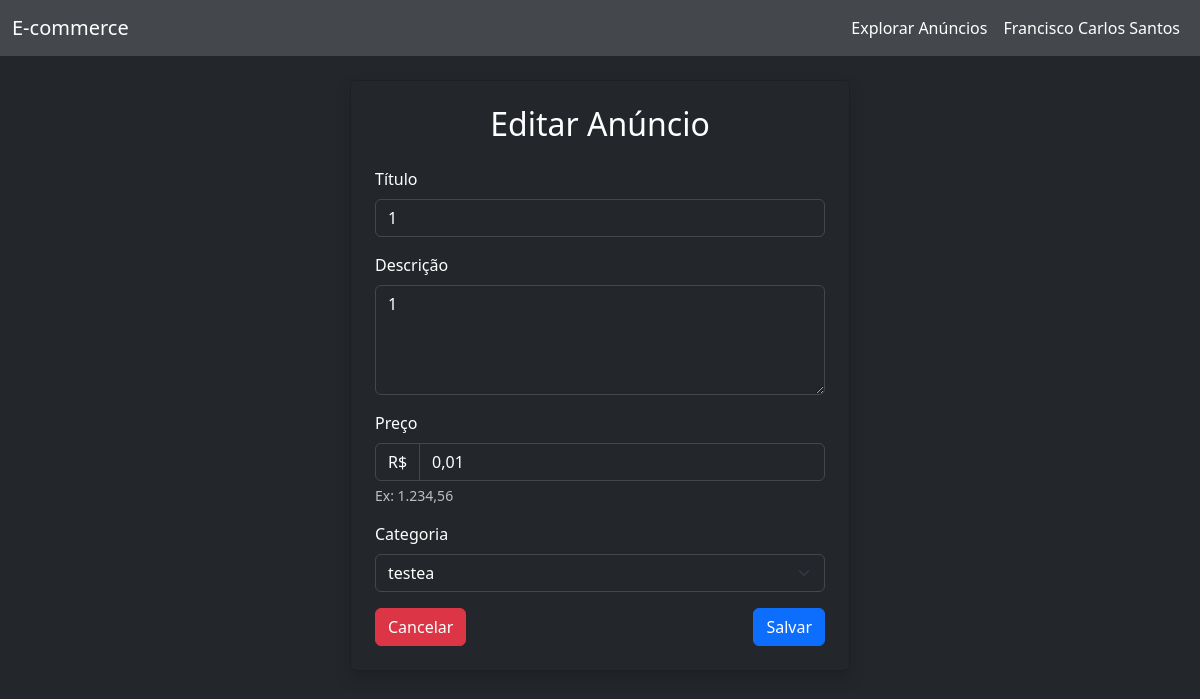
/anuncios/1/edit (signed in), run on the app's committed database.
### app/models/usuario.py (models this page shows, shortened)
class Usuario(UserMixin, db.Model):
    __tablename__ = "usuario"
    id = db.Column(db.Integer, primary_key=True)
    nome = db.Column(db.String(100), nullable=False)
    email = db.Column(db.String(120), unique=True, nullable=False)
    senha_hash = db.Column(db.String(128), nullable=False)
    anuncios = db.relationship("Anuncio", back_populates="usuario", lazy=True)
    perguntas = db.relationship("Pergunta", back_populates="usuario", lazy=True)
    respostas = db.relationship("Resposta", back_populates="usuario", lazy=True)
    compras = db.relationship("Compra", back_populates="usuario", lazy=True)
    favoritos = db.relationship("Favorito", back_populates="usuario", lazy=True)

### app/models/anuncio.py (models this page shows, shortened)
class Anuncio(db.Model):
    __tablename__ = "anuncio"
    id = db.Column(db.Integer, primary_key=True)
    titulo = db.Column(db.String(200), nullable=False)
    descricao = db.Column(db.Text, nullable=False)
    preco = db.Column(db.Float, nullable=False)
    criado_em = db.Column(db.DateTime, default=datetime.utcnow)
    usuario_id = db.Column(db.Integer, db.ForeignKey("usuario.id"), nullable=False)
    categoria_id = db.Column(db.Integer, db.ForeignKey("categoria.id"), nullable=False)
    usuario = db.relationship("Usuario", back_populates="anuncios")
    perguntas = db.relationship("Pergunta", backref="anuncio", lazy=True)
    compras = db.relationship("Compra", backref="anuncio", lazy=True)
    favoritos = db.relationship("Favorito", backref="anuncio", lazy=True)

### app/models/categoria.py (models this page shows, shortened)
class Categoria(db.Model):
    __tablename__ = "categoria"
    id = db.Column(db.Integer, primary_key=True)
    nome = db.Column(db.String(100), nullable=False, unique=True)
    criado_por_id = db.Column(db.Integer, db.ForeignKey('usuario.id'), nullable=False)
    criado_por = db.relationship("Usuario", backref="categorias_criadas", lazy=True)
    anuncios = db.relationship("Anuncio", backref="categoria", lazy=True)

### app/routes/anuncio.py (the view, shortened to what this page needs)
@anuncio_bp.route('/<int:id>/edit', methods=['GET', 'POST'])
@login_required
def update_anuncio(id):
    anuncio = Anuncio.query.get_or_404(id)
    if anuncio.usuario_id != current_user.id:
        return redirect(url_for('anuncio.list_anuncio'))
    categorias = Categoria.query.all()
    return render_template('anuncio/form.html', anuncio=anuncio, categorias=categorias)

### app/templates/anuncio/form.html (shortened to what this page needs)
<!DOCTYPE html>
<html lang="en">
<head>
    <link href="https://maxcdn.bootstrapcdn.com/bootstrap/5.3.0/css/bootstrap.min.css" rel="stylesheet">
</head>
<body>
{% extends 'base.html' %}
{% block content %}
<div class="d-flex flex-column align-items-center justify-content-center" style="min-height: 60vh;">
    <div class="card shadow p-4" style="max-width: 500px; width: 100%;">
        <h2 class="mb-4 text-center">{% if anuncio %}Editar Anúncio{% else %}Novo Anúncio{% endif %}</h2>
        <form method="post" autocomplete="off" id="anuncioForm">
            <div class="mb-3">
                <label for="titulo" class="form-label">Título</label>
                <input type="text" class="form-control" id="titulo" name="titulo" value="{{ anuncio.titulo if anuncio else '' }}" required>
            </div>
            <div class="mb-3">
                <label for="descricao" class="form-label">Descrição</label>
                <textarea class="form-control" id="descricao" name="descricao" rows="4" required>{{ anuncio.descricao if anuncio else '' }}</textarea>
            </div>
            <div class="mb-3">
                <label for="preco" class="form-label">Preço</label>
                <div class="input-group">
                    <span class="input-group-text">R$</span>
                    <input type="text" class="form-control" id="preco" name="preco" value="{{ '{:,.2f}'.format(anuncio.preco).replace('.', ',') if anuncio and anuncio.preco is not none else '' }}" required pattern="^\d{1,3}(\.\d{3})*,\d{2}$|^\d+(,\d{2})?$" inputmode="decimal">
                </div>
                <div class="form-text">Ex: 1.234,56</div>
            </div>
            <div class="mb-3">
                <label for="categoria" class="form-label">Categoria</label>
                <select class="form-select" id="categoria" name="categoria" required>
                    {% for categoria in categorias %}
                        <option value="{{ categoria.id }}" {% if anuncio and anuncio.categoria_id == categoria.id %}selected{% endif %}>{{ categoria.nome }}</option>
                    {% endfor %}
                </select>
            </div>
            <div class="d-flex justify-content-between gap-2">
                <a href="{{ url_for('anuncio.list_anuncio') }}" class="btn btn-danger">Cancelar</a>
                <button type="submit" class="btn btn-primary">Salvar</button>
            </div>
        </form>
    </div>
</div>
{% endblock %}

### app/templates/navbar.html (shortened to what this page needs)
<nav class="navbar navbar-expand-lg navbar-dark bg-primary mb-4">
  <div class="container-fluid">
    <a class="navbar-brand" href="{% if current_user.is_authenticated %}{{ url_for('dashboard') }}{% else %}{{ url_for('home') }}{% endif %}">E-commerce</a>
    <div class="collapse navbar-collapse" id="navbarNav">
      <ul class="navbar-nav ms-auto">
        <li class="nav-item">
          <a class="nav-link text-white{% if request.endpoint == 'anuncio.explorar_anuncios' %} active{% endif %}" href="{{ url_for('anuncio.explorar_anuncios') }}">Explorar Anúncios</a>
        </li>
        {% if current_user.is_authenticated %}
          <li class="nav-item dropdown">
            <a class="nav-link dropdown-toggle text-white" href="#" id="userDropdown" role="button" data-bs-toggle="dropdown" aria-expanded="false">
              {{ current_user.nome }}
            </a>
          </li>
        {% endif %}
      </ul>
    </div>
  </div>
</nav>

### app/static/css/main.css (style rules this page uses)
body, .bg-white, .card, .table, .dropdown-menu, .modal-content, .form-control, .form-select { background-color: #23272b !important; color: #fff !important; }
.bg-primary, .navbar.bg-primary, .table-primary, .btn-primary, .alert-primary { background-color: #44484d !important; color: #fff !important; border-color: #44484d !important; }
.navbar, .navbar .dropdown-menu { background-color: #44484d !important; }
.btn, .btn-primary, .btn-success, .btn-danger, .btn-warning, .btn-info, .btn-secondary, .btn-outline-danger, .btn-outline-secondary, .btn-outline-info, .btn-outline-primary, .btn-outline-success, .btn-outline-warning { color: #fff !important; }
.form-control, .form-select { background-color: #23272b !important; color: #fff !important; border-color: #44484d !important; }
.input-group-text { background-color: #23272b !important; color: #fff !important; border-color: #44484d !important; }
.nav-link, .navbar-brand, .navbar-nav .nav-link { color: #fff !important; }
.form-text, .text-muted, .text-secondary { color: #fff !important; opacity: 0.7; }
.navbar-nav .nav-link.text-white { position: relative; transition: color 0.2s; }
.navbar-nav .nav-link.text-white::after { content: ''; display: block; width: 0; height: 3px; background: #0d6efd; transition: width 0.2s; position: absolute; left: 0; bottom: 0.2rem; border-radius: 2px; }
#userDropdown.text-white::after { display: none !important; }
.navbar-nav .dropdown > .nav-link { outline: none; }
.btn-primary { background-color: #0d6efd !important; border-color: #0d6efd !important; color: #fff !important; }
.btn-danger { background-color: #dc3545 !important; border-color: #dc3545 !important; color: #fff !important; }

### data on the page
Usuario: nome "Francisco Carlos Santos"
Anuncio: titulo "1", descricao "1", preco "0,01", categoria "testea"
